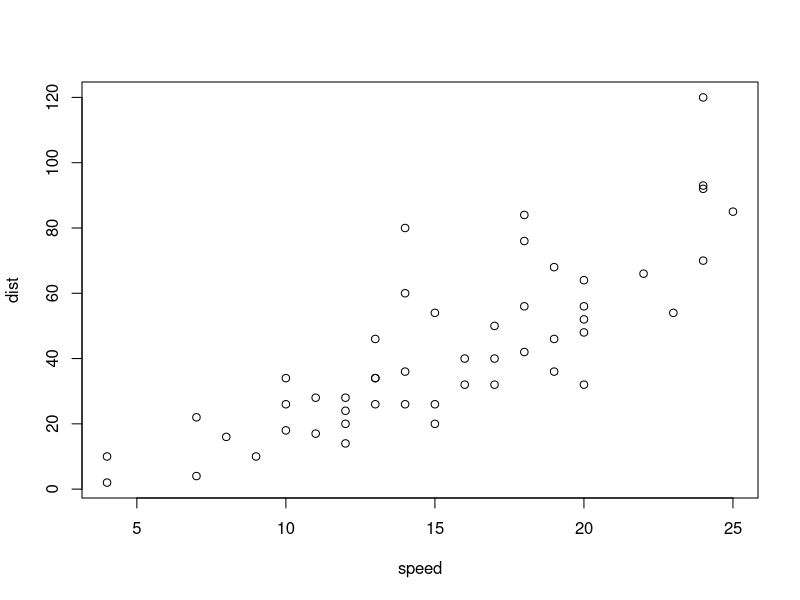
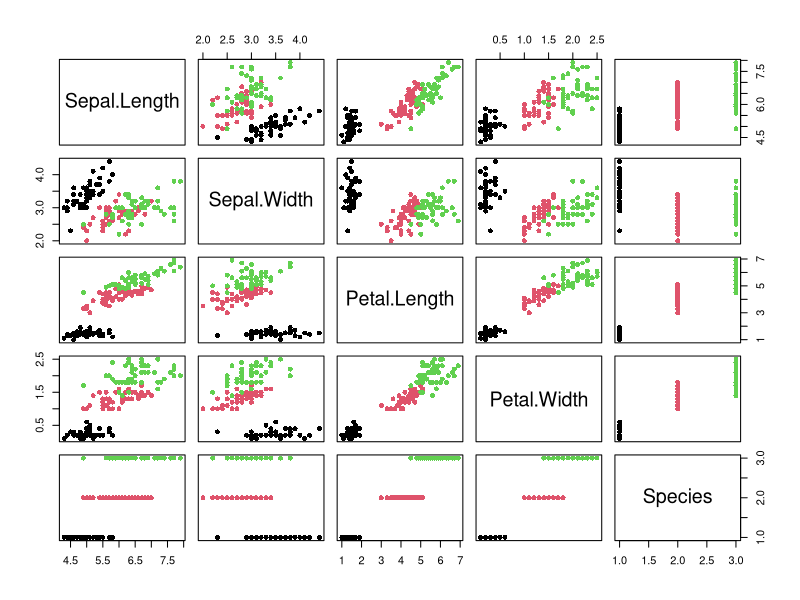

The R source for these figures, in order:
## ---- chunk 1
plot(cars)
## ---- chunk 2
pairs(iris, col = iris$Species, pch = 16)
